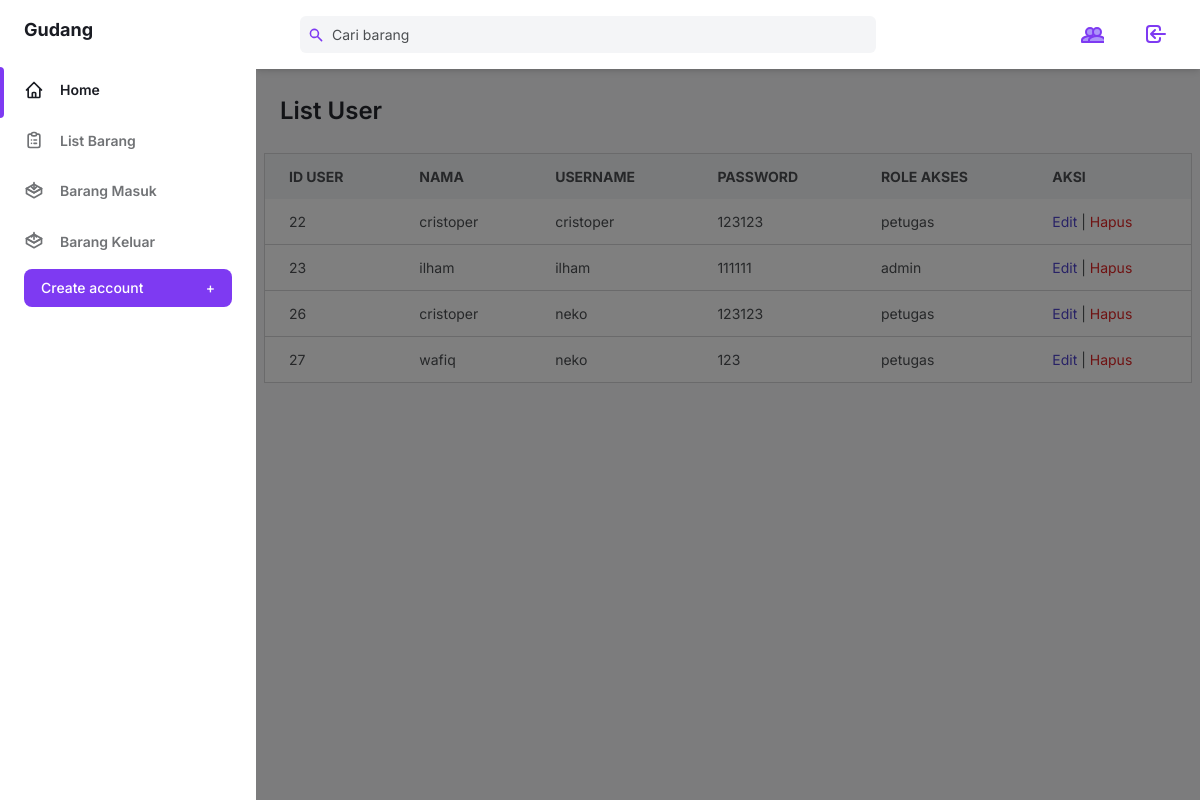
Before: /user.php (signed in) with the older database file.
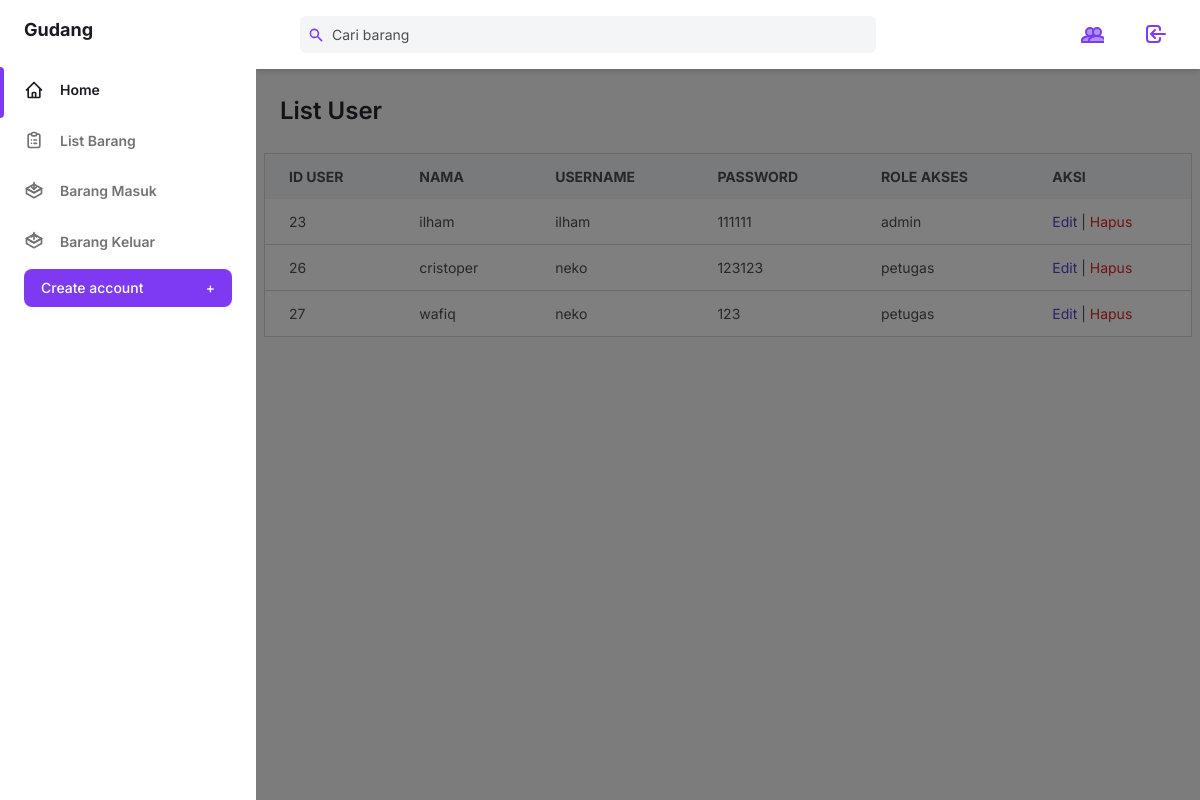
After: the same page with the newer database file.
### tables this page shows
CREATE TABLE `user` (
  `id_user` int(11) NOT NULL,
  `nama` varchar(100) NOT NULL,
  `password` varchar(50) NOT NULL,
  `username` varchar(50) NOT NULL,
  `role_id` int(4) NOT NULL
);

CREATE TABLE `role` (
  `id_role` int(4) NOT NULL,
  `nama` varchar(50) NOT NULL
);

### user.php (the view, shortened to what the changed rows need)
<?php
include("config.php");
$view = $connect->query("SELECT u.*,r.nama as nama_role FROM user as u INNER JOIN role as r ON u.role_id=r.id_role");
?>
<!DOCTYPE html>
<html :class="{ 'theme-dark': dark }" x-data="data()" lang="en">
  <head>
    <link rel="stylesheet" href="./assets/css/tailwind.output.css" />
    <link
      rel="stylesheet"
      href="https://cdnjs.cloudflare.com/ajax/libs/Chart.js/2.9.3/Chart.min.css"
    />
  </head>
  <body>
    <div
      class="flex h-screen bg-gray-50 dark:bg-gray-900"
      :class="{ 'overflow-hidden': isSideMenuOpen }"
    >
      <div class="flex flex-col flex-1 w-full">
        <main class="h-full overflow-y-auto">
          <div class="container px-6 mx-auto grid">
            <h2
              class="my-6 text-2xl font-semibold text-gray-700 dark:text-gray-200"
            >
              List User
            </h2>
              </div>
               <div class="container mx-auto px-2 w-full">
                    <div class="content-container w-full">
                         <div class="overflow-x-auto w-full">
                              <table class="min-w-full w-full bg-white border border-gray-200 dark:bg-gray-800 dark:border-gray-700">
                                   <thead>
                                        <tr class="bg-gray-100 text-gray-600 uppercase text-sm leading-normal dark:bg-gray-700 dark:text-gray-400">
                                          <th class="py-3 px-6 text-left">ID User</th>
                                          <th class="py-3 px-6 text-left">Nama</th>
                                          <th class="py-3 px-6 text-left">Username</th>
                                          <th class="py-3 px-6 text-left">Password</th>
                                          <th class="py-3 px-6 text-left">Role Akses</th>
                                          <th class="py-3 px-6 text-left">Aksi</th>
                                        </tr>
                                   </thead>
                                   <tbody class="text-gray-600 text-sm font-light dark:text-gray-300">
                                        <?php
                                        while ($row = $view->fetch_array()) { ?>
                                          <tr class="border-b border-gray-200 hover:bg-gray-100 dark:border-gray-700 dark:hover:bg-gray-600 table-row-hover user-row">
                                             <td class="py-3 px-6 text-left"><?= $row['id_user'] ?></td>
                                             <td class="py-3 px-6 text-left user-name"><?= $row['nama'] ?></td>
                                             <td class="py-3 px-6 text-left"><?= $row['username'] ?></td>
                                             <td class="py-3 px-6 text-left"><?= $row['password'] ?></td>
                                             <td class="py-3 px-6 text-left"><?= $row['nama_role'] ?></td>
                                             <td class="py-3 px-6 text-left">
                                                  <a href="pages/user_edit.php?id=<?= $row['id_user'] ?>" style="color: #5145cd;" class="hover:text-blue-900 dark:text-blue-400 dark:hover:text-blue-300">Edit</a> |
                                                  <a href="user_hapus.php?id=<?= $row['id_user'] ?>" style="color: #e02424;" class="hover:text-red-900 dark:text-red-400 dark:hover:text-red-300">Hapus</a>
                                             </td>
                                          </tr>
                                        <?php
                                        } ?>
                                   </tbody>
                              </table>
                         </div>
                    </div>
               </div>
          </div>
     </div>
  </body>
</html>

Changed rows visible on the page:
removed user: id_user "22", nama "cristoper", username "cristoper", password "123123", role.nama "petugas"
